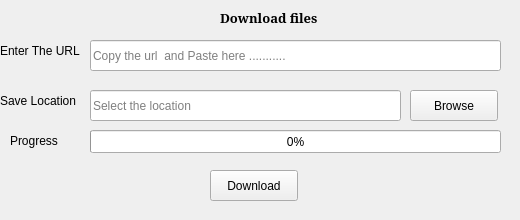
    <widget class="QWidget" name="tab_2">
     <attribute name="title">
      <string>Tab 2</string>
     </attribute>
     <widget class="QWidget" name="widget" native="true">
      <property name="geometry">
       <rect>
        <x>0</x>
        <y>10</y>
        <width>511</width>
        <height>201</height>
       </rect>
      </property>
      <widget class="QLabel" name="label_3">
       <property name="geometry">
        <rect>
         <x>10</x>
         <y>120</y>
         <width>51</width>
         <height>21</height>
        </rect>
       </property>
       <property name="text">
        <string>Progress</string>
       </property>
      </widget>
      <widget class="QLineEdit" name="lineEdit_2">
       <property name="geometry">
        <rect>
         <x>90</x>
         <y>80</y>
         <width>311</width>
         <height>31</height>
        </rect>
       </property>
       <property name="text">
        <string/>
       </property>
       <property name="placeholderText">
        <string>Select the location</string>
       </property>
      </widget>
      <widget class="QPushButton" name="pushButton">
       <property name="geometry">
        <rect>
         <x>210</x>
         <y>160</y>
         <width>88</width>
         <height>31</height>
        </rect>
       </property>
       <property name="text">
        <string>Download</string>
       </property>
       <property name="icon">
        <iconset>
         <normaloff>icons-pyfy/download.png</normaloff>icons-pyfy/download.png</iconset>
       </property>
      </widget>
      <widget class="QPushButton" name="pushButton_2">
       <property name="geometry">
        <rect>
         <x>410</x>
         <y>80</y>
         <width>88</width>
         <height>31</height>
        </rect>
       </property>
       <property name="text">
        <string>Browse</string>
       </property>
       <property name="icon">
        <iconset>
         <normaloff>icons-pyfy/loupe.png</normaloff>icons-pyfy/loupe.png</iconset>
       </property>
      </widget>
      <widget class="QLineEdit" name="lineEdit">
       <property name="geometry">
        <rect>
         <x>90</x>
         <y>30</y>
         <width>411</width>
         <height>31</height>
        </rect>
       </property>
       <property name="placeholderText">
        <string>Copy the url  and Paste here ...........</string>
       </property>
      </widget>
      <widget class="QLabel" name="label_2">
       <property name="geometry">
        <rect>
         <x>0</x>
         <y>80</y>
         <width>81</width>
         <height>21</height>
        </rect>
       </property>
       <property name="text">
        <string>Save Location</string>
       </property>
      </widget>
      <widget class="QProgressBar" name="progressBar">
       <property name="geometry">
        <rect>
         <x>90</x>
         <y>120</y>
         <width>411</width>
         <height>23</height>
        </rect>
       </property>
       <property name="value">
        <number>0</number>
       </property>
      </widget>
      <widget class="QLabel" name="label">
       <property name="geometry">
        <rect>
         <x>0</x>
         <y>30</y>
         <width>81</width>
         <height>21</height>
        </rect>
       </property>
       <property name="text">
        <string>Enter The URL</string>
       </property>
      </widget>
     </widget>
     <widget class="QLabel" name="label_21">
      <property name="geometry">
       <rect>
        <x>220</x>
        <y>10</y>
        <width>111</width>
        <height>16</height>
       </rect>
      </property>
      <property name="font">
       <font>
        <family>MS Serif</family>
        <pointsize>10</pointsize>
        <weight>75</weight>
        <bold>true</bold>
       </font>
      </property>
      <property name="text">
       <string>Download files</string>
      </property>
     </widget>
    </widget>
